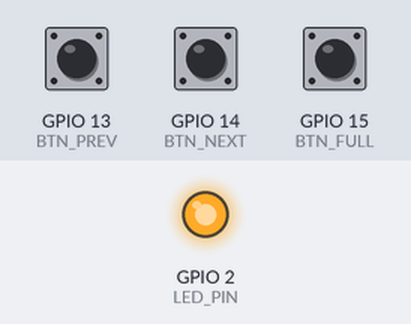
A sketch run on a simulated ESP32. Shown: output pins drawn as LEDs (lit = HIGH). The test bench sets the inputs (shaded band); at power-on: GPIO 13 (BTN_PREV) HIGH, GPIO 14 (BTN_NEXT) HIGH, GPIO 15 (BTN_FULL) HIGH. USB keyboard and mouse output is not drawn; what the sketch prints to the serial monitor is not drawn.

Above: at 1.2 s.
1.3 s: GPIO 13 (BTN_PREV) pulled LOW for 0.15 s
2.9 s: GPIO 14 (BTN_NEXT) pulled LOW for 0.15 s
4.5 s: GPIO 15 (BTN_FULL) pulled LOW for 0.15 s
Timing chart, 0 to 7.5 s (numbered marks = the images above; inputs shaded):
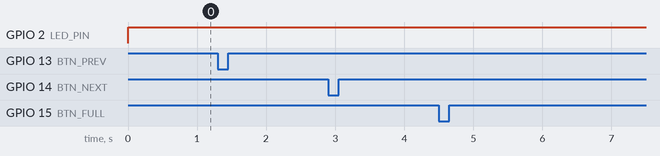

The sketch:

BT_Clicker.ino
```cpp
// Hold Flash... > Upload > Connecting... (Click RST) > Writing @ 0x00... (Release Flash)
// Click RST to start program...

/*
 * ESP32 BLE Presentation Clicker
 * Button Pins:
 *   13 = Previous Slide (Left Arrow)
 *   14 = Next Slide     (Right Arrow)
 *   15 = Fullscreen     (F11)
 *
 * LED (dim):
 *   LED_PIN = 2  (or any available GPIO)
 *   LED -> resistor (10k) -> GPIO
 *   Other side of LED -> GND
 */

#include "BleKeyboard.h"

BleKeyboard bleKeyboard("ESP32 Clicker");

#define BTN_PREV 13
#define BTN_NEXT 14
#define BTN_FULL 15

#define LED_PIN 2   // change if you want other pin

const int debounceDelay = 150;

void setup() {
  Serial.begin(115200);

  pinMode(BTN_PREV, INPUT_PULLUP);
  pinMode(BTN_NEXT, INPUT_PULLUP);
  pinMode(BTN_FULL, INPUT_PULLUP);

  pinMode(LED_PIN, OUTPUT);
  digitalWrite(LED_PIN, LOW);  // LED initially off

  Serial.println("Starting BLE Keyboard...");
  bleKeyboard.begin();
}

void loop() {
  if (!bleKeyboard.isConnected()) {
    // Not connected: LED OFF
    digitalWrite(LED_PIN, LOW);
    Serial.println("Not connected...");
    delay(100);
    return;
  }

  // Connected: LED ON (dim because of 10k resistor)
  digitalWrite(LED_PIN, HIGH);

  // Button logic (active LOW)
  if (digitalRead(BTN_PREV) == LOW) {
    bleKeyboard.write(KEY_LEFT_ARROW);
    Serial.println("Left");
    delay(debounceDelay);
    while (digitalRead(BTN_PREV) == LOW);  // wait for release
  }

  if (digitalRead(BTN_NEXT) == LOW) {
    bleKeyboard.write(KEY_RIGHT_ARROW);
    Serial.println("Right");
    delay(debounceDelay);
    while (digitalRead(BTN_NEXT) == LOW);
  }

  if (digitalRead(BTN_FULL) == LOW) {
    bleKeyboard.write(KEY_F11);
    Serial.println("F11");
    delay(debounceDelay);
    while (digitalRead(BTN_FULL) == LOW);
  }

  delay(10); // small idle delay
}
```

Measured:
- after the input at 1.3 s, every drawn part: stays the same
- after the input at 2.9 s, every drawn part: stays the same
- after the input at 4.5 s, every drawn part: stays the same
